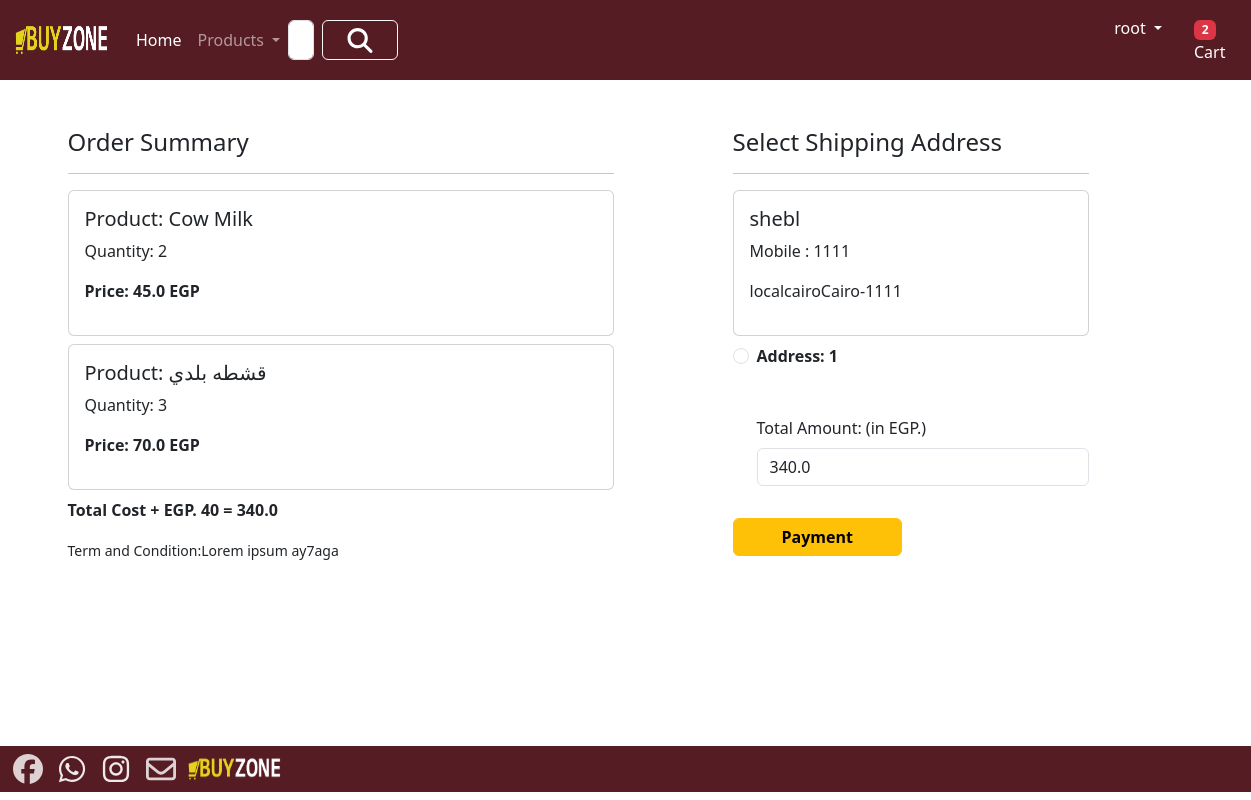
/checkout/ (signed in), run on an earlier commit of the app's database.
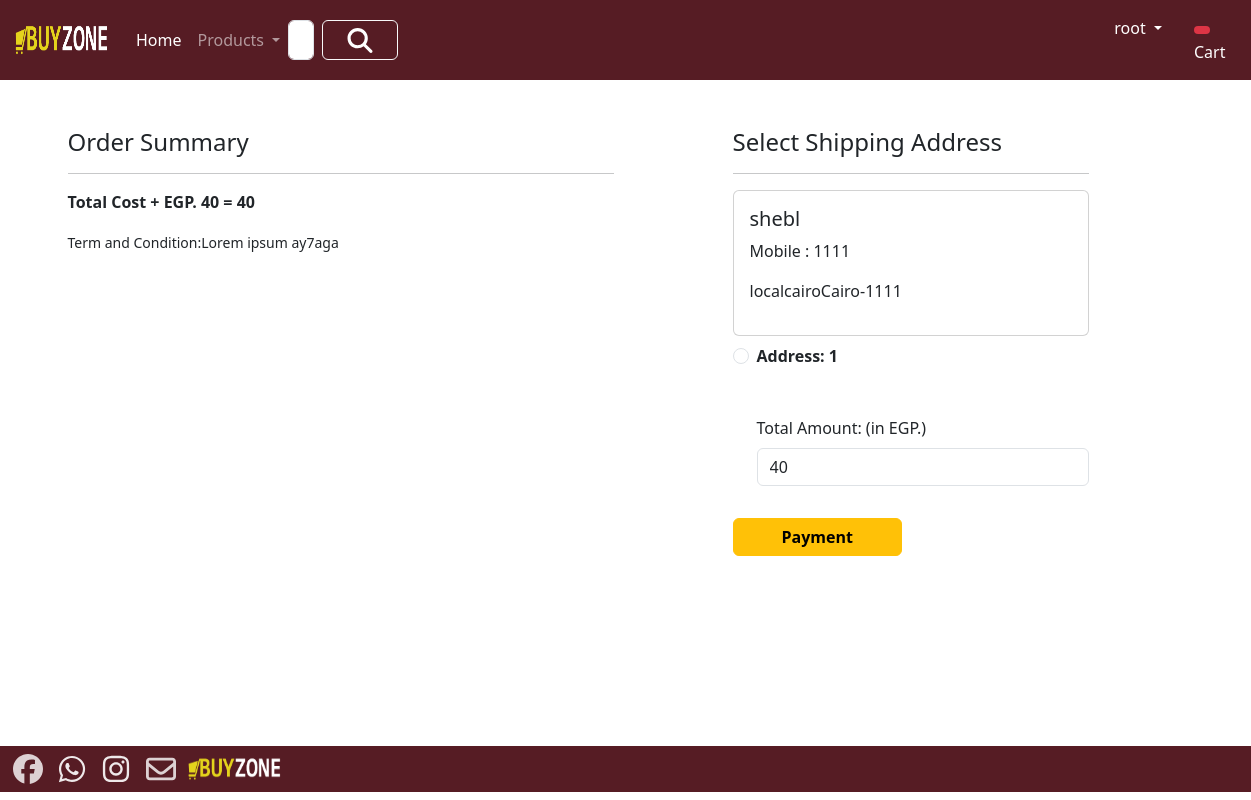
And on a later commit of the database.
### app/models.py (models this page shows, shortened)
class Cart(models.Model):
     user = models.ForeignKey(User,on_delete=models.CASCADE)
     product = models.ForeignKey(Product, on_delete=models.CASCADE)
     quantity = models.PositiveIntegerField(default=1)

class Product(models.Model):
     title=models.CharField(max_length=100)
     selling_price=models.FloatField()
     discounted_price=models.FloatField()
     description=models.TextField()
     composition=models.TextField(default='')
     prodapp=models.TextField(default='')
     category=models.CharField(choices=CATEGORY_CHOICES,max_length=3)
     product_image=models.ImageField(upload_to='product')
     Quantity = models.IntegerField(default=1)

class Customer(models.Model):
     user = models.ForeignKey(User,on_delete=models.CASCADE)
     name = models.CharField(max_length=200)
     locality = models.CharField(max_length=200)
     city = models.CharField(max_length=50)
     mobile = models.IntegerField(default=0)
     zipcode = models.IntegerField()
     state = models.CharField(choices=STATE_CHOICES,max_length=100)

### app/views.py (the view)
class checkout(View):
    def get(self,request):
        totalitem = 0
        wishitem = 0
        if request.user.is_authenticated:
            totalitem = len(Cart.objects.filter(user=request.user))
            wishitem = len(Wishlist.objects.filter(user=request.user))
        user=request.user
        add=Customer.objects.filter(user=user)
        cart_items=Cart.objects.filter(user=user)
        famount=0
        for p in cart_items:
            value=p.quantity*p.product.discounted_price
            famount=famount+value
        totalamount= famount+40
        return render(request, 'app/checkout.html',locals())

### app/templates/app/checkout.html (shortened to what this page needs)
{% extends 'app/base.html' %}
{% load static %}
{% block main-content %}
<div class="container">
  <div class="row mt-5">
    <div class="col-sm-6">
      <h4>Order Summary</h4>
      <hr />
      {% for item in cart_items %}
        <div class="card mb-2">
          <div class="card-body">
            <h5>Product: {{ item.product.title }}</h5>
            <p>Quantity: {{ item.quantity }}</p>
            <p class="fw-bold">Price: {{ item.product.discounted_price }} EGP</p>
          </div>
        </div>
      {% endfor %}
      <p class="fw-bold">Total Cost + EGP. 40 = {{ totalamount }}</p>
      <small>Term and Condition:Lorem ipsum ay7aga</small>
    </div>
    <div class="col-sm-4 offset-sm-1">
      <h4>Select Shipping Address</h4>
      <hr />
      <form method="post" id="myform">
        {% for ad in add %}
          <div class="card">
            <div class="card-body">
              <h5>{{ ad.name }}</h5>
              <p>Mobile : {{ ad.mobile }}</p>
              <p>{{ ad.locality }}{{ ad.city }}{{ ad.state }}-{{ ad.zipcode }}</p>
            </div>
          </div>
          <div class="form-check mt-2 mb-5">
            <input class="form-check-input"
                   type="radio"
                   name="custid"
                   id="custadd{{ forloop.counter }}"
                   value="{{ ad.id }}" />
            <label class="form-check-label fw-bold" for="custadd{{ forloop.counter }}">Address: {{ forloop.counter }}</label>
          </div>
        {% endfor %}
        <div class="form-check mb-3">
          <label for="totamount" class="form-label">Total Amount: (in EGP.)</label>
          <input type="number"
                 class="form-control"
                 name="totamount"
                 value="{{ totalamount }}"
                 readonly />
        </div>
        <div class="test-end">
          <a href="{% url 'paymentdone' %}" id="rzp-button1" type="submit" class="btn btn-warning mt-3 px-5 fw-bold" >Payment</a>
        </div>
      </form>
    </div>
  </div>
</div>
{% endblock main-content %}

### app/templates/app/base.html (shortened to what this page needs)
<!DOCTYPE html>
{% load static %}
<html lang="en">
<head>
    <link href="https://cdn.jsdelivr.net/npm/bootstrap@5.3.3/dist/css/bootstrap.min.css" rel="stylesheet">
    <link rel = "stylesheet" href = "{% static 'app/css/owl.carousel.min.css' %}"/>
    <link rel = "stylesheet" href = "{% static 'app/css/style.css' %}"/>
    <link rel = "stylesheet" href = "{% static 'app/css/all.min.css' %}"/>
</head>
<body style="min-height:89vh;position: relative;">
    <nav class="navbar navbar-expand-lg navbar-dark " style ="background-color : #561c24;">
      <div class="container-fluid">
        <a class="navbar-brand" href="/">
            <img src = "{% static "app/images/product/BuyZoneLast.png" %}" width = "100" height = "40" >
        </a>
        <div class="collapse navbar-collapse" id="navbarSupportedContent">
          <ul class="navbar-nav me-auto mb-2 mb-lg-0">
            {% if request.user.is_authenticated %}
            <li class="nav-item">
              <a class="nav-link active" aria-current="page" href="/">Home</a>
            </li>
            <li class="nav-item dropdown">
              <a class="nav-link dropdown-toggle" href="#" role="button" data-bs-toggle="dropdown" aria-expanded="false">
                Products
              </a>
            </li>
          </ul>
          <form class="d-flex" role="search" action="/search" style="margin-right :700px  " >
            <input class="form-control me-2" type="search" placeholder="Search" name = "search" aria-label="Search">
            <button class="btn btn-outline-light" type="submit" style ="--bs-btn-hover-bg: #7d1624;">
              <img src = "{% static "app/images/product/magnifying-glass-solid.svg" %}" width = "50" height = "25" >
            </button>
          </form>
        </div>
        <ul class="navbar-nav me-auto mb-2 mb-lg-0">
            <li class="nav-item dropdown mx-2">
            {% if request.user.is_authenticated %}
              {% if request.user.first_name %}
                  <a class="nav-link dropdown-toggle text-white" href="#" id="profileDropdown" data-bs-toggle="dropdown" aria-expanded="false">
                      {{ request.user.first_name }}
                  </a>
              {% else %}
                  <a class="nav-link dropdown-toggle text-white" href="#" id="profileDropdown" data-bs-toggle="dropdown" aria-expanded="false">
                      {{ request.user.username }}
                  </a>
              {% endif %}
              {% endif %}
            </li>
            <li class="nav-item mx-2">
              <a class="nav-link text-white" href="{% url 'showcart'%}">
                <span class="badge bg-danger">
                    {% if totalitem > 0 %}
                        <span class="text-white">{{ totalitem }}</span>
                    {% endif %}
                </span>
                Cart
            </a>
            </li>
            {% endif %}
        </ul>
  </div>
</nav>
{% block main-content %}{% endblock main-content %}
    <Footer class="container-fluid  text- p-2 mt-5" style="position: absolute; bottom: -80px ; diplay :flex; justify-content: space-between; background-color : #561c24;" >
      <a href="https://www.facebook.com/?locale=ar_AR"  target="_blank" >
        <img src = "{% static "app/images/product/facebook.svg" %}"  width = "40" height = "30"    style= "opacity: 0.8;" >
      </a>
      <a href="https://api.whatsapp.com/send?phone=201096396432" target="_blank" >
        <img src = "{% static "app/images/product/whatsapp.svg" %}"  width = "40" height = "30" style= "opacity: 0.9;">
      </a>
      <a href="#" target="_blank" >
        <img src = "{% static "app/images/product/instagram.svg" %}"  width = "40" height = "30" style= "opacity: 0.9;">
      </a >
      <a href="#" target="_blank" >
        <img src = "{% static "app/images/product/envelope-regular.svg" %}" width = "40" height = "30" style= "opacity: 0.8;">
      </a>
      <img src = "{% static "app/images/product/BuyZoneLast.png" %}" width = "100" height = "30" >
    </Footer>
</body>
</html>

What changed in the data, as far as the page shows it:
removed Cart: product "Cow Milk", quantity "2", product.discounted_price "45.0"
removed Cart: product "قشطه بلدي", quantity "3", product.discounted_price "70.0"
Also different on the page:
{{ totalamount }}: "340.0" → "40"
form field totamount: "340.0" → "40"
{{ totalitem }}: "2" → (not shown)
